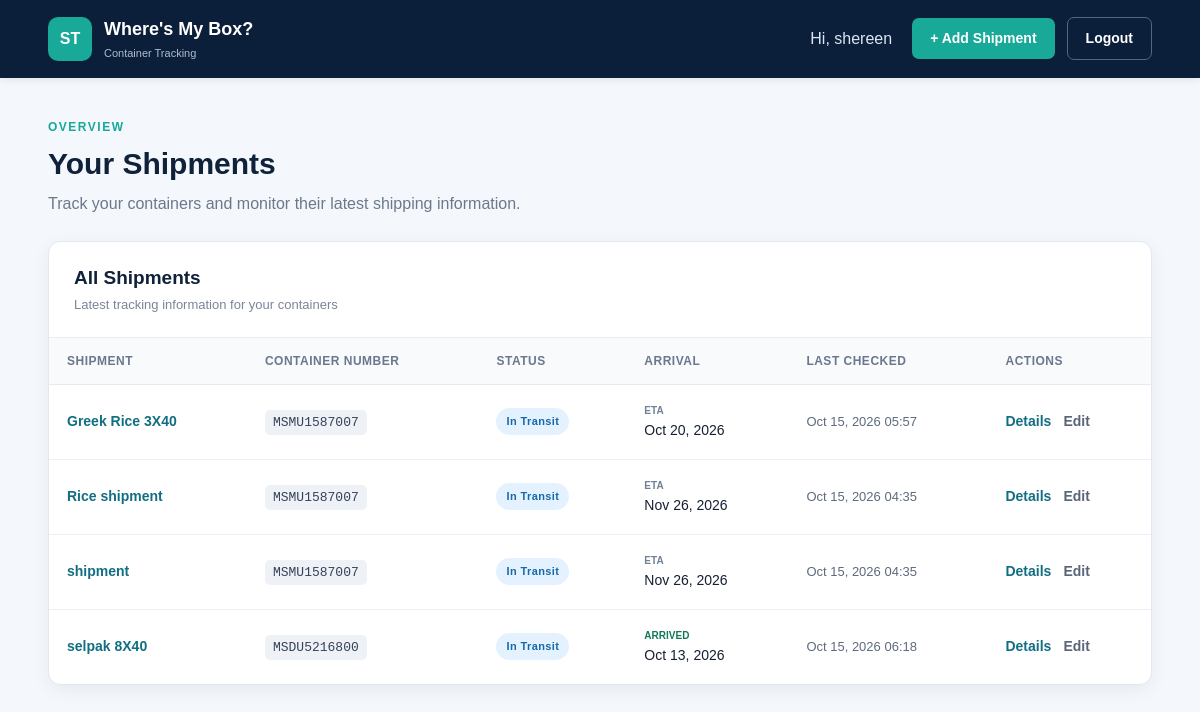
The page /dashboard (signed in) on the database as committed earlier.
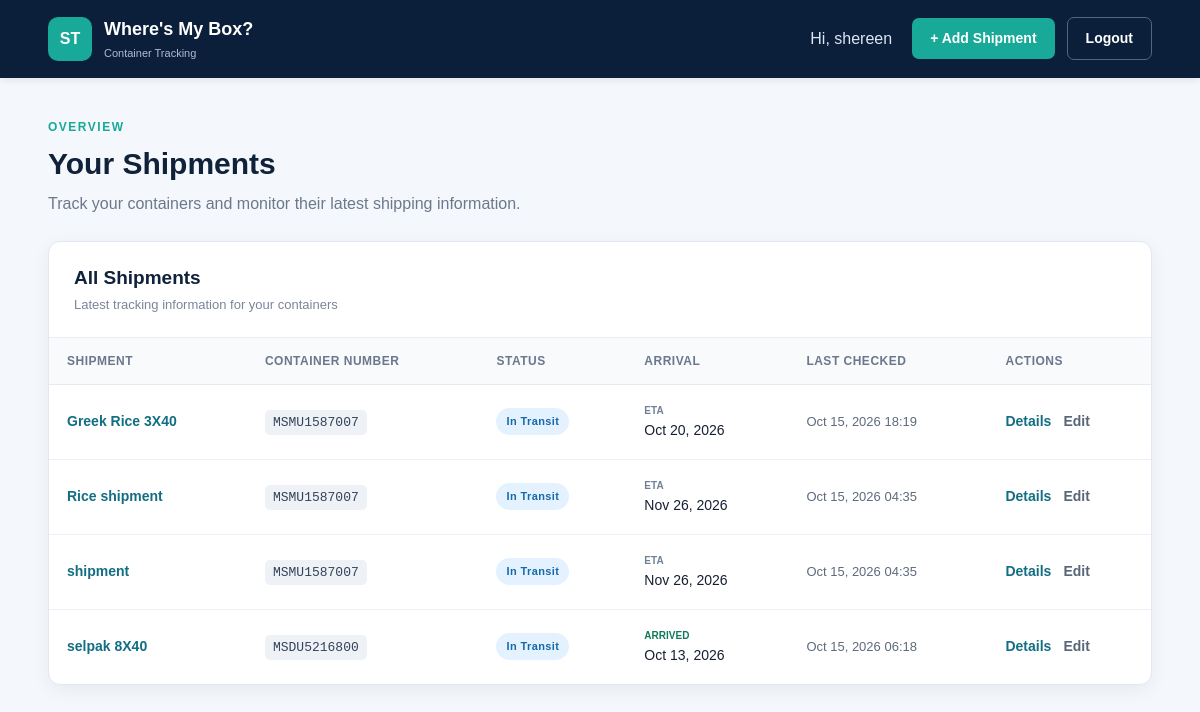
The same page on the database as committed later.
### container_tracker_app/models.py (models this page shows, shortened)
class Shipment(models.Model):
    name = models.CharField(
        max_length=100
    )
    number = models.CharField(
        max_length=20
    )
    status = models.CharField(
        max_length=100,
        default="Unknown"
    )
    eta = models.DateTimeField(
        null=True,
        blank=True
    )
    ata = models.DateTimeField(
        null=True,
        blank=True
    )
    vessel = models.CharField(
        max_length=150,
        blank=True
    )
    origin = models.CharField(
        max_length=150,
        blank=True
    )
    destination = models.CharField(
        max_length=150,
        blank=True
    )
    lastchecked = models.DateTimeField(
        null=True,
        blank=True
    )
    user = models.ForeignKey(
        User,
        related_name="shipments",
        on_delete=models.DO_NOTHING
    )
    created_at = models.DateField(
        auto_now_add=True
    )
    updated_at = models.DateField(
        auto_now=True
    )
    objects = shipmentManager()

### container_tracker_app/views.py (the view)
def shipments(request):
    if "user_id" not in request.session:
        return redirect("/")
    else:
        user = User.objects.get(
            id=request.session['user_id']
        )
        shipments = Shipment.objects.all()
        context = {
            "user": user,
            "shipments": shipments
        }
        return render(
            request,
            "dashboard.html",
            context
        )

### container_tracker_app/templates/dashboard.html (shortened to what the changed rows need)
<!DOCTYPE html>
<html lang="en">
<head>
    {% load static %}
    <link rel="stylesheet" href="{% static 'css/style.css' %}">
</head>
<body>
    <main class="page-container">
        <section class="page-header">
            <div>
                <h1>Your Shipments</h1>
            </div>
        </section>
        <section class="card">
            <div class="card-header">
                <div>
                    <h2>All Shipments</h2>
                </div>
            </div>
            <div class="table-wrapper">
                <table class="shipment-table">
                    <thead>
                        <tr>
                            <th>Shipment</th>
                            <th>Container Number</th>
                            <th>Status</th>
                            <th>Arrival</th>
                            <th>Last Checked</th>
                            <th>Actions</th>
                        </tr>
                    </thead>
                    <tbody>
                        {% for shipment in shipments %}
                        <tr>
                            <td data-label="Shipment">
                                <a
                                    href="{% url 'view_shipment' shipment.id %}"
                                    class="shipment-name"
                                >
                                    {{ shipment.name }}
                                </a>
                            </td>
                            <td data-label="Container Number">
                                <span class="container-number">
                                    {{ shipment.number }}
                                </span>
                            </td>
                            <td data-label="Status">
                                {% if shipment.status == "IN_TRANSIT" %}
                                    <span class="status status-transit">
                                        In Transit
                                    </span>
                                {% elif shipment.status == "ARRIVED" %}
                                    <span class="status status-arrived">
                                        Arrived
                                    </span>
                                {% elif shipment.status == "DELIVERED" %}
                                    <span class="status status-delivered">
                                        Delivered
                                    </span>
                                {% else %}
                                    <span class="status status-default">
                                        {{ shipment.status }}
                                    </span>
                                {% endif %}
                            </td>
                            <td data-label="Arrival">
                                {% if shipment.ata %}
                                    <div class="date-info">
                                        <span class="date-label arrived-label">
                                            ARRIVED
                                        </span>
                                        <span>
                                            {{ shipment.ata|date:"M d, Y" }}
                                        </span>
                                    </div>
                                {% elif shipment.eta %}
                                    <div class="date-info">
                                        <span class="date-label">
                                            ETA
                                        </span>
                                        <span>
                                            {{ shipment.eta|date:"M d, Y" }}
                                        </span>
                                    </div>
                                {% else %}
                                    <span class="muted">
                                        Not available
                                    </span>
                                {% endif %}
                            </td>
                            <td data-label="Last Checked">
                                {% if shipment.lastchecked %}
                                    <span class="last-checked">
                                        {{ shipment.lastchecked|date:"M d, Y H:i" }}
                                    </span>
                                {% else %}
                                    <span class="muted">
                                        Not checked yet
                                    </span>
                                {% endif %}
                            </td>
                            <td data-label="Actions">
                                <div class="table-actions">
                                    <a
                                        href="{% url 'view_shipment' shipment.id %}"
                                        class="action-link"
                                    >
                                        Details
                                    </a>
                                    {% if shipment.user_id == user.id %}
                                        <a
                                            href="{% url 'edit_shipment' shipment.id %}"
                                            class="action-link edit-link"
                                        >
                                            Edit
                                        </a>
                                    {% endif %}
                                </div>
                            </td>
                        </tr>
                        {% endfor %}
                    </tbody>
                </table>
            </div>
        </section>
    </main>
</body>
</html>

Rows that differ between the two databases and show on the page:
changed Shipment "Greek Rice 3X40": lastchecked "Oct 15, 2026 05:57" → "Oct 15, 2026 18:19"
